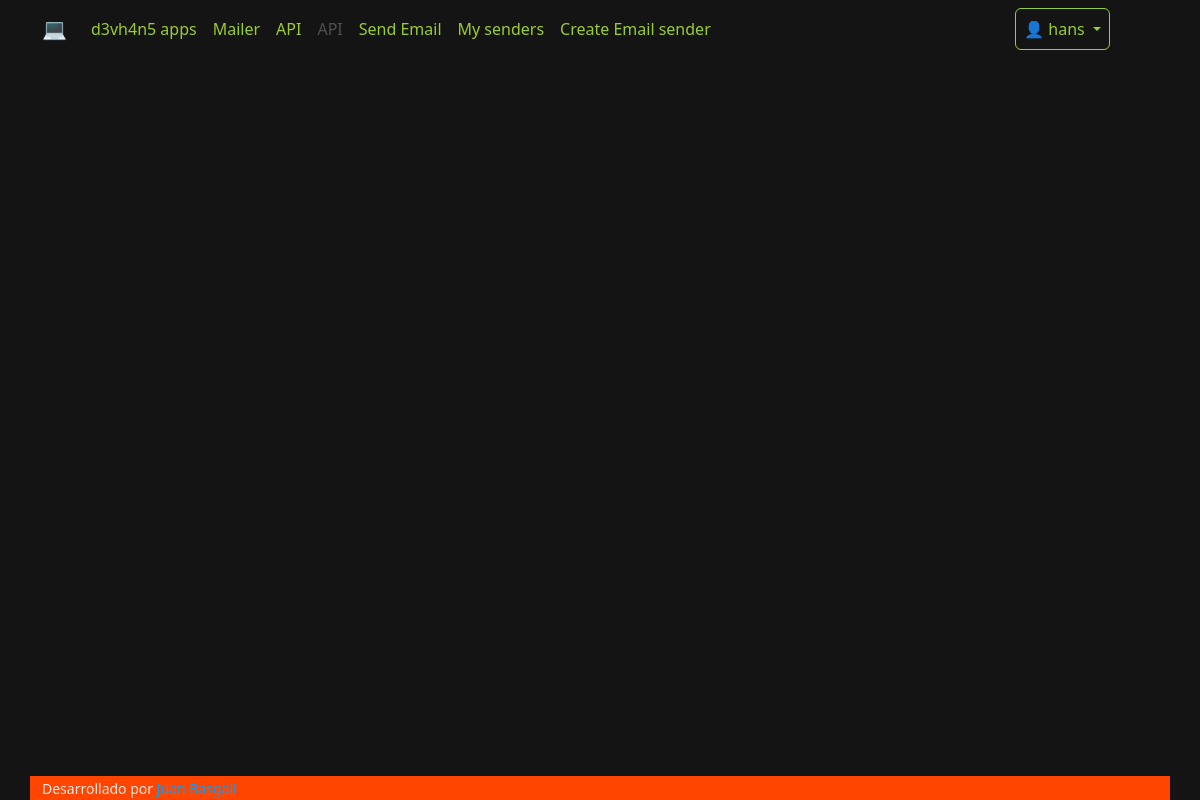
Page /mailer/senders_list/ (signed in) on the earlier database version.
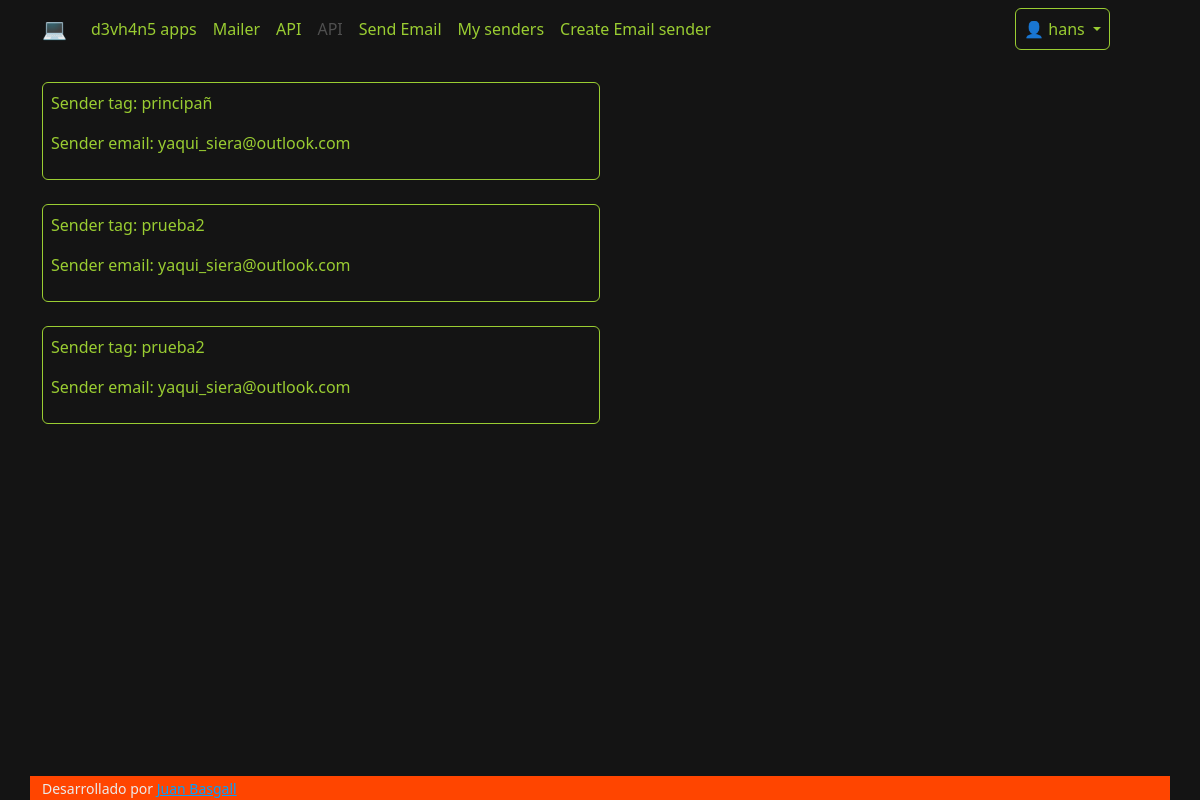
Same page on the later database version.
### mailer/models.py (models this page shows)
class Sender(models.Model):
    name = models.CharField(max_length=50, verbose_name='Name: ', blank=False, null=False)
    email = models.EmailField(verbose_name='Email', blank=False, null=False)
    password = models.CharField(max_length=128, verbose_name='Password', blank=False, null=False)
    user = models.ForeignKey(User, on_delete=models.CASCADE, related_name='senders', verbose_name='User')
    class Meta:
        verbose_name_plural ="Senders"
    def __str__(self):
        return self.name

### mailer/views.py (the view)
# urls.py: path('senders_list/', views.senders_list, name='senders_list'),
@login_required
def senders_list(request):
    user = request.user
    queryset = Sender.objects.filter(user=user)
    print(queryset)
    return render(request, 'mailer/pages/senders_list.html', {'senders': queryset})

### templates/mailer/pages/senders_list.html (shortened to what this page needs)
{% extends 'mailer/layouts/base.html' %}
{% load static %}
{% block extra_styles %}
    <link rel="stylesheet" href="{% static 'core/css/index.css' %}">
{% endblock %}
{% block content %}
    {% for sender in senders %}
        <div class="border border-success rounded text-success w-50 mb-4 p-2">
            <p>Sender tag: {{sender.name}}</p>
            <p>Sender email: {{sender.email}}</p>
        </div>
    {%endfor%}
{% endblock %}

### templates/mailer/layouts/base.html (shortened to what this page needs)
<!DOCTYPE html>
<html lang="en">
<head>
    {% load static %}
    <link rel="stylesheet" href="{% static 'core/css/bs-override.css' %}">
    {% block extra_styles %} {% endblock %}
</head>
<body>
    {% include 'mailer/partials/header.html' %}
    <main class='container'>
        {% block content %} {% endblock %}
    </main>
    {% include 'core/partials/footer.html' %}
</body>
</html>

### templates/mailer/partials/header.html (shortened to what this page needs)
<nav class="container navbar navbar-expand-lg navbar-dark mb-4">
  <div class="container-fluid">
    <a class="navbar-brand" href="#">
      💻
    </a>
    <div class="collapse navbar-collapse" id="navbarSupportedContent">
      <ul class="navbar-nav me-auto mb-2 mb-lg-0">
        <li class="nav-item">
          <a class="nav-link active text-success" aria-current="page" href="{% url 'index' %}">d3vh4n5 apps</a>
        </li>
        <li class="nav-item">
          <a class="nav-link text-success" href="{% url 'mailer' %}">Mailer</a>
        </li>
        <li class="nav-item">
          <a class="nav-link text-success" href="#">API</a>
        </li>
        <li class="nav-item">
          <a class="nav-link disabled" aria-disabled="true">API</a>
        </li>
        {% if user.is_authenticated  %}
          <li class="nav-item">
            <a class="nav-link text-success" href="#">Send Email</a>
          </li>
          <li class="nav-item">
            <a class="nav-link text-success" href="{% url 'senders_list' %}">My senders</a>
          </li>
          <li class="nav-item">
            <a class="nav-link text-success" href="{% url 'create_sender' %}">Create Email sender</a>
          </li>
        {% endif %}
      </ul>
      {% if user.is_authenticated  %}
      <ul class="navbar-nav me-5 mb-2 mb-lg-0">
        <li class="nav-item dropdown border border-success rounded">
          <a class="nav-link dropdown-toggle text-success" href="#" role="button" data-bs-toggle="dropdown" aria-expanded="false">
            👤 {{ user.username }}
          </a>
        </li>
      </ul>
      {% else %}
        <a href="{%  url 'login' %}" class="btn btn-outline-primary">Login</a>
      {% endif %}
    </div>
  </div>
</nav>

### templates/core/partials/footer.html
<footer class='container bg-danger text-light'>
    <small>Desarrollado por <a href='https://d3vh4n5.com.ar/' target='_blank' rel="noreferrer">Juan Basgall</a></small>
</footer>

### static/core/css/index.css (style rules this page uses)
body { height: 100vh; background-color: rgb(20, 20, 20); display: flex; flex-direction: column; }
main { color: yellowgreen; flex: 1; }

Differences in the rows shown:
added Sender: name "principañ", email "yaqui_siera@outlook.com"
added Sender: name "prueba2", email "yaqui_siera@outlook.com"
added Sender: name "prueba2", email "yaqui_siera@outlook.com"
